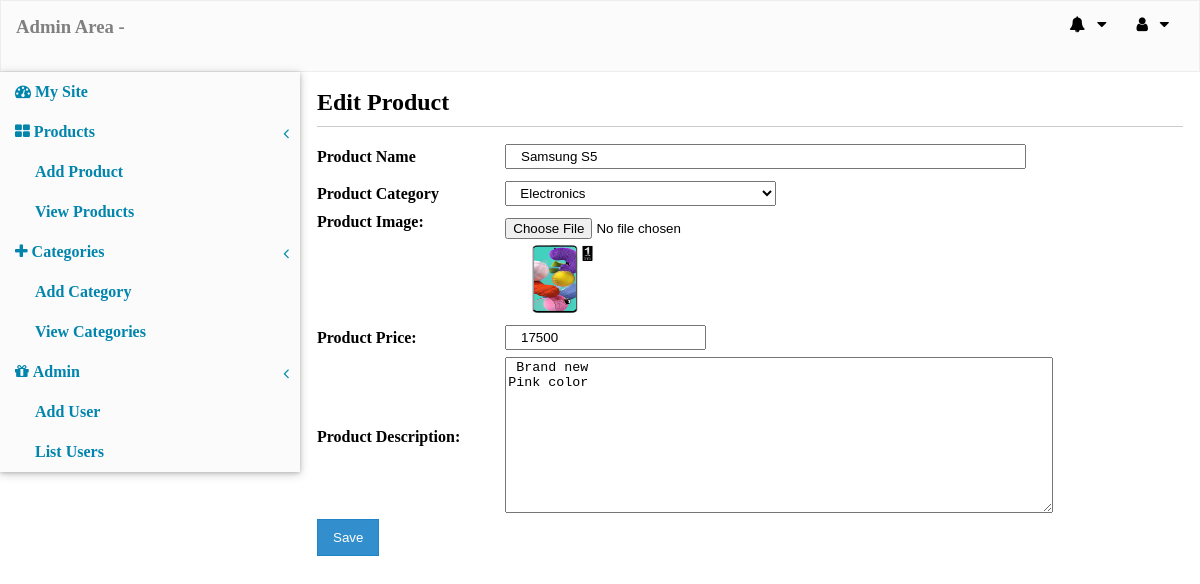
Page /admin/index.php?action=edit_pro&product_id=2 (signed in) on the committed database.
### tables this page shows
CREATE TABLE `insert_product` (
  `product_id` int(10) NOT NULL,
  `product_name` varchar(100) NOT NULL,
  `product_price` int(10) NOT NULL,
  `product_categorie` varchar(100) NOT NULL,
  `product_comment` text NOT NULL,
  `product_img` text NOT NULL,
  `views` int(11) NOT NULL,
  `visible` tinyint(1) NOT NULL DEFAULT 1,
  `date` varchar(150) NOT NULL
);

### admin/editproduct.php (the view, shortened to what this page needs)
<?php include '../db.php'; ?>
<?php
    $edit_product = mysqli_query($con, " select * from insert_product where product_id='$_GET[product_id]' ");
    $fetch_edit = mysqli_fetch_array($edit_product);
 ?>
<div class="form-box">
          <form action="" method="POST" enctype="multipart/form-data">
                            	<table align="center" width="100%" >
                            		<tr>
                            			<td colspan="7">
                            				<h2>Edit Product</h2>
                            				<div class="border-bottom"></div>
                            			</td>
                            		</tr>
                            		<tr>
                            			<td><b>Product Name</b></td>
                            			<td><input type="text" name="producttitle" value=" <?php echo $fetch_edit['product_name']; ?> " placeholder="Product Name" size="60" required=""></td>
                            		</tr>
                            		<tr>
                            			<td><b>Product Category</b></td>
                            			<td>
                            				<select id="selectctagary" name="productcatagorie">
                                        <?php
                                            $get_cat = "select * from catagories";
                                            $run_cat = mysqli_query($con, $get_cat);
                                            while ($row_cat=mysqli_fetch_array($run_cat)) {
                                                $cat_id = $row_cat['cat_id'];
                                                $cat_title = $row_cat['cat_title'];
                                                if ($fetch_edit['product_categorie'] == $cat_id) {
                                                    echo "<option value='$fetch_edit[product_categorie]' selected >$cat_title</option>";
                                                }else{
                                                    echo "<option value='$cat_id'>$cat_title</option>";
                                                }
                                            }
                                         ?>
                                        </select>
                            			</td>
                            		</tr>
                            		<tr>
                            			<td  valign="top"><b>Product Image: </b></td>
                            			<td> <input type="file" id="file"  name="productimg">
                                            <div class="edit-image">
                                                <img src="../imgup/<?php echo $fetch_edit['product_img']; ?> " width="100" height="70">
                                            </div>
                                        </td>
                            		</tr>
                            		<tr>
                            			<td><b>Product Price: </b></td>
                            			<td><input type="text" id="product_price" value=" <?php echo $fetch_edit['product_price']; ?> " placeholder="Price" name="productprice" required></td>
                            		</tr>
                            		<tr>
                            			<td align="top"><b>Product Description:</b></td>
                            			<td><textarea name="productcomment" id="comment" rows="10"> <?php echo $fetch_edit['product_comment']; ?></textarea></td>
                            		</tr>
                            		<tr>
                            			<td colspan="7"><input type="submit" value="Save" name="edit_product" ></td>
                            		</tr>
                            	</table>
                            	</div>

### admin/admin.css (style rules this page uses)
html, body, div, span, applet, object, iframe, h1, h2, h3, h4, h5, h6,p, blockquote, pre, a, abbr, acronym, address, big, cite, code, del, dfn, em, img, ins, kbd, q, s, samp, small, strike, strong, sub, sup, tt, var, b, u, i, center, di, dt, dd, ol, ul, li, fieldset, form, label, legend, table, caption, tbody, tfoot, thead, tr, th, td, article, aside, canvas, details, embed, figure, figcaption, footer, header, hgroup, menu, nav, output, ruby, section, summary, time, mark, audio, video { margin:0; padding: 0; border: 0; }
.border-bottom { border-bottom: 0.01px solid rgba(0,0,0,0.2); margin: 10px 0; }
.form-box input[type=text] { padding: 3px 10px; margin: 5px 0; }
.form-box select { width: 40%; padding: 3px 10px; margin: 5px 0; }
.form-box input[type=file] { margin: 5px 0; }
.form-box textarea { width: 80%; }
.form-box input[type=submit] { padding: 10px 15px; background: rgba(28,130,199,0.9); border: 0.01px solid rgba(28,130,199,0.8); color: white; }

### rows in the picture
insert_product: producttitle "Samsung S5", product_img (picture), productprice "17500", productcomment "Brand new Pink color"

### other values in the picture
form field productcatagorie "Electronics"
